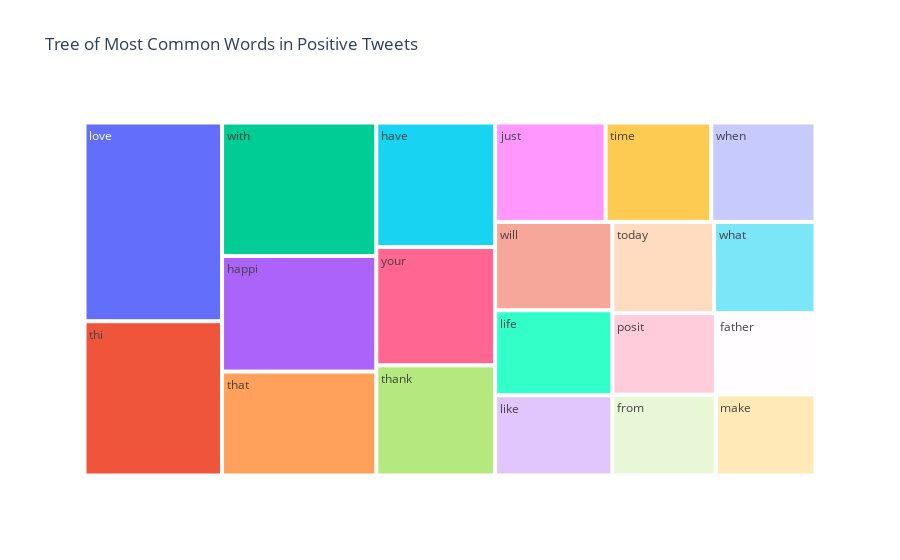

Notebook cell for this chart:
### Code cell
fig = px.treemap(temp2, path=['Common_words'], values='count',title='Tree of Most Common Words in Positive Tweets')
fig.show()

### Figure 1 — Plotly figure (JSON) as saved in the notebook; plotly's stock layout.template omitted (floating-point values rounded to 4 significant figures)
{"data": [{"branchvalues": "total", "domain": {"x": [0, 1], "y": [0, 1]}, "hovertemplate": "labels=%{label}<br>count=%{value}<br>parent=%{parent}<br>id=%{id}<extra></extra>", "ids": ["father", "from", "happi", "have", "just", "life", "like", "love", "make", "posit", "thank", "that", "thi", "time", "today", "what", "when", "will", "with", "your"], "labels": ["father", "from", "happi", "have", "just", "life", "like", "love", "make", "posit", "thank", "that", "thi", "time", "today", "what", "when", "will", "with", "your"], "name": "", "parents": ["", "", "", "", "", "", "", "", "", "", "", "", "", "", "", "", "", "", "", ""], "type": "treemap", "values": [951, 983, 2094, 1737, 1289, 1169, 1105, 3209, 949, 990, 1537, 1882, 2491, 1233, 1089, 1086, 1217, 1215, 2416, 1650]}], "layout": {"legend": {"tracegroupgap": 0}, "title": {"text": "Tree of Most Common Words in Positive Tweets"}}}
